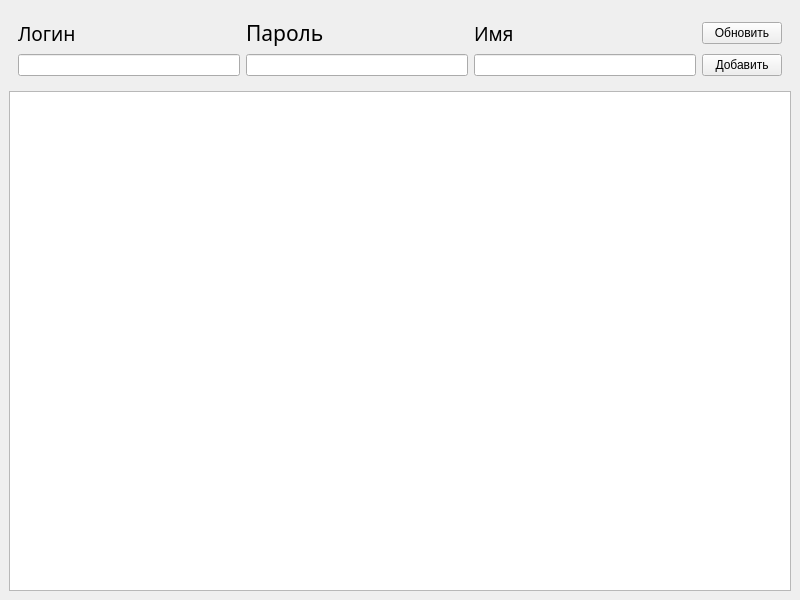
<?xml version="1.0" encoding="UTF-8"?>
<ui version="4.0">
 <class>MainWindow</class>
 <widget class="QMainWindow" name="MainWindow">
  <property name="geometry">
   <rect>
    <x>0</x>
    <y>0</y>
    <width>800</width>
    <height>600</height>
   </rect>
  </property>
  <property name="windowTitle">
   <string>Вопрос/Ответ</string>
  </property>
  <widget class="QWidget" name="centralwidget">
   <layout class="QVBoxLayout" name="verticalLayout">
    <item>
     <widget class="QWidget" name="widget" native="true">
      <property name="minimumSize">
       <size>
        <width>0</width>
        <height>70</height>
       </size>
      </property>
      <layout class="QGridLayout" name="gridLayout">
       <item row="0" column="3">
        <widget class="QPushButton" name="refresh">
         <property name="text">
          <string>Обновить</string>
         </property>
        </widget>
       </item>
       <item row="1" column="1">
        <widget class="QLineEdit" name="lineEdit_2"/>
       </item>
       <item row="1" column="0">
        <widget class="QLineEdit" name="lineEdit"/>
       </item>
       <item row="1" column="3">
        <widget class="QPushButton" name="delete_ansquest">
         <property name="text">
          <string>Добавить</string>
         </property>
        </widget>
       </item>
       <item row="0" column="1">
        <widget class="QLabel" name="label_2">
         <property name="font">
          <font>
           <family>Bahnschrift</family>
           <pointsize>16</pointsize>
           <weight>50</weight>
           <bold>false</bold>
          </font>
         </property>
         <property name="text">
          <string>Пароль</string>
         </property>
        </widget>
       </item>
       <item row="0" column="0">
        <widget class="QLabel" name="label">
         <property name="font">
          <font>
           <family>Bahnschrift</family>
           <pointsize>14</pointsize>
          </font>
         </property>
         <property name="text">
          <string>Логин</string>
         </property>
        </widget>
       </item>
       <item row="1" column="2">
        <widget class="QLineEdit" name="lineEdit_3"/>
       </item>
       <item row="0" column="2">
        <widget class="QLabel" name="label_3">
         <property name="font">
          <font>
           <family>Bahnschrift</family>
           <pointsize>14</pointsize>
          </font>
         </property>
         <property name="text">
          <string>Имя</string>
         </property>
        </widget>
       </item>
      </layout>
     </widget>
    </item>
    <item>
     <widget class="QTableWidget" name="DB_ansquest"/>
    </item>
   </layout>
  </widget>
 </widget>
 <resources/>
 <connections/>
</ui>
